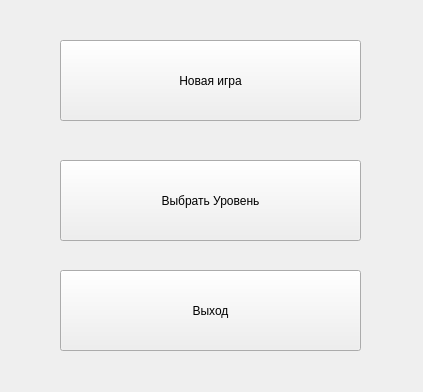
<?xml version="1.0" encoding="UTF-8"?>
<ui version="4.0">
 <class>Form</class>
 <widget class="QWidget" name="Form">
  <property name="geometry">
   <rect>
    <x>0</x>
    <y>0</y>
    <width>423</width>
    <height>392</height>
   </rect>
  </property>
  <property name="windowTitle">
   <string>Form</string>
  </property>
  <widget class="QPushButton" name="b1">
   <property name="geometry">
    <rect>
     <x>60</x>
     <y>40</y>
     <width>301</width>
     <height>81</height>
    </rect>
   </property>
   <property name="text">
    <string>Новая игра</string>
   </property>
  </widget>
  <widget class="QPushButton" name="b3">
   <property name="geometry">
    <rect>
     <x>60</x>
     <y>270</y>
     <width>301</width>
     <height>81</height>
    </rect>
   </property>
   <property name="text">
    <string>Выход</string>
   </property>
  </widget>
  <widget class="QPushButton" name="b2">
   <property name="geometry">
    <rect>
     <x>60</x>
     <y>160</y>
     <width>301</width>
     <height>81</height>
    </rect>
   </property>
   <property name="text">
    <string>Выбрать Уровень</string>
   </property>
  </widget>
 </widget>
 <resources/>
 <connections/>
</ui>
